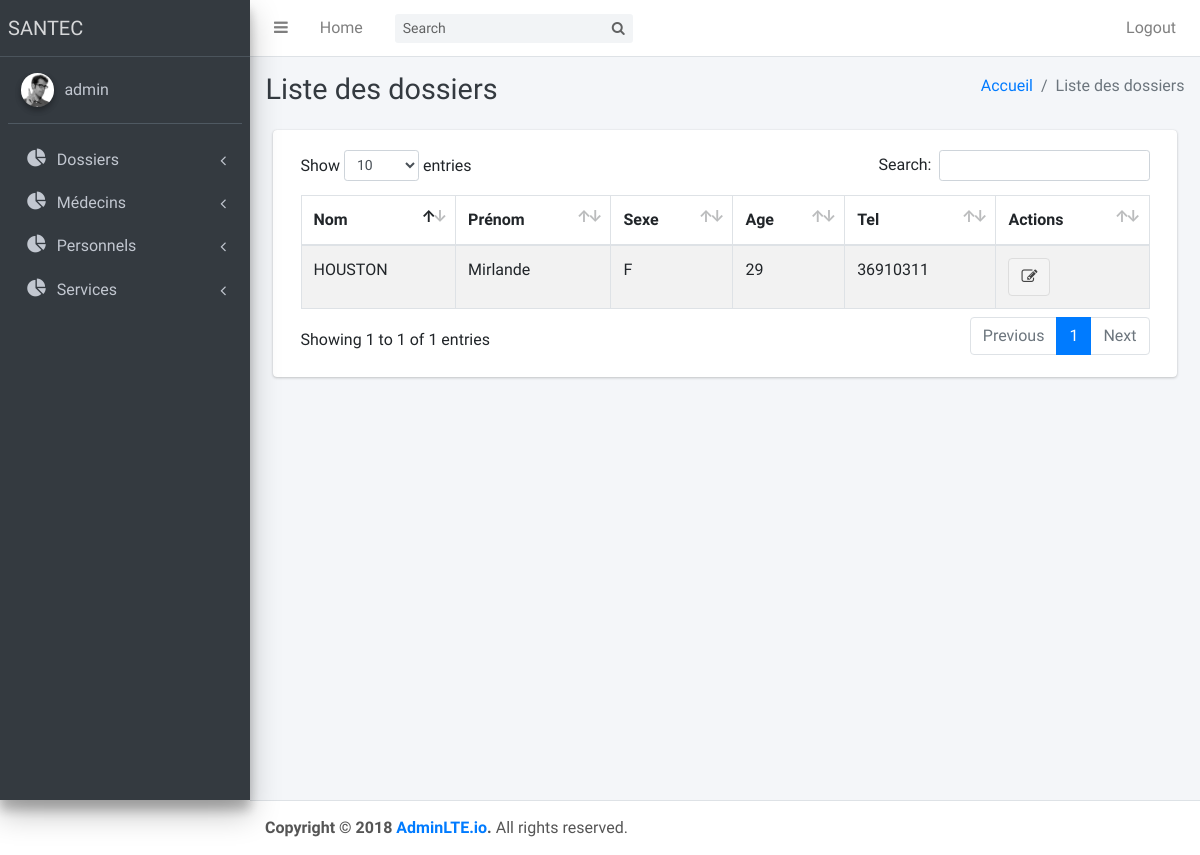
The page /liste_dossiers/ (signed in) on the database as committed earlier.
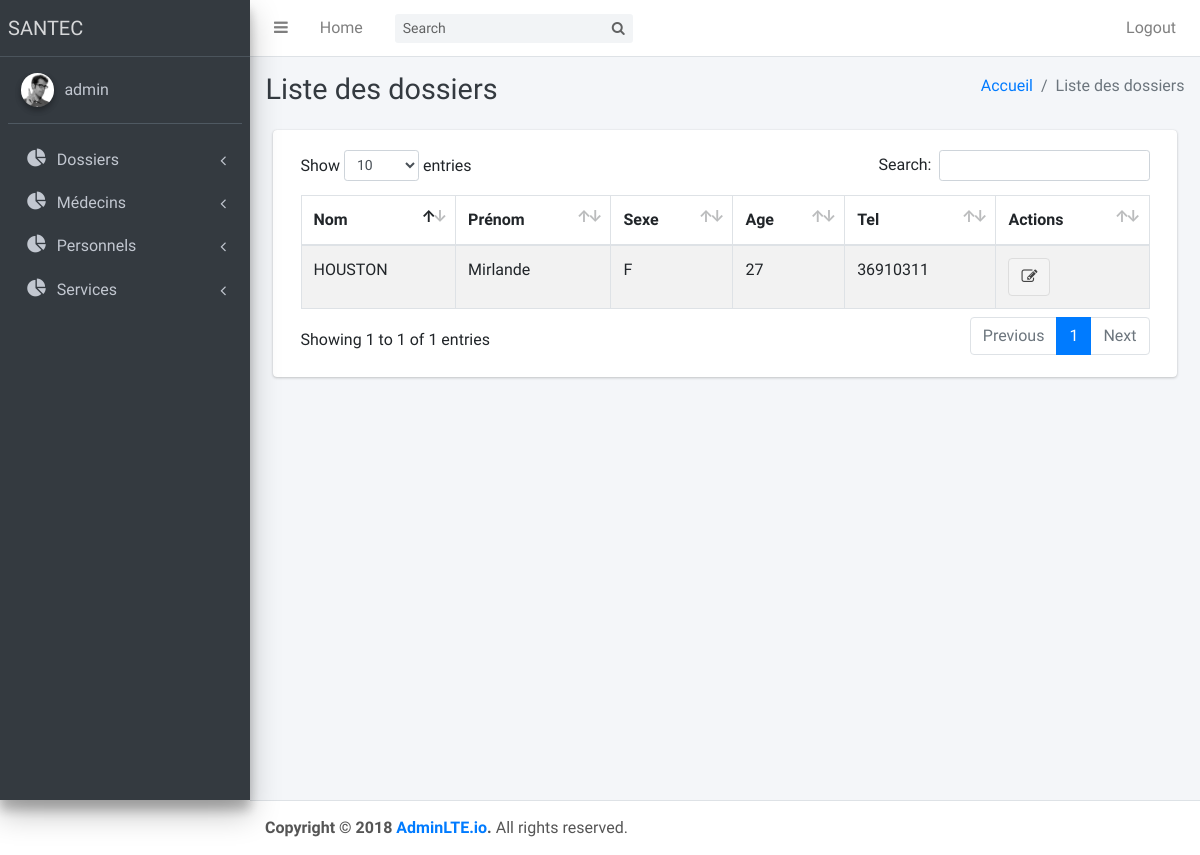
The same page on the database as committed later.
### santec/models.py (models this page shows)
class Dossier(models.Model):
	id_patient = models.ForeignKey(Patient, on_delete=models.CASCADE)
	diagnostique = models.TextField()
	id_antecedant = models.ForeignKey(Antecedant, on_delete=models.CASCADE, null=True)

class Patient(models.Model):
	id_personne = models.ForeignKey(Personne, on_delete=models.CASCADE)
	age = models.IntegerField(verbose_name="Age")
	sexe = models.CharField(verbose_name="Sexe", max_length=2)
	religion = models.CharField(verbose_name="Religion", max_length=255)
	personne_respon = models.CharField(verbose_name="Nom Personne Resposable", max_length=255)
	profession = models.CharField(verbose_name="Profession", max_length=255)
	groupe_sanguin = models.CharField(verbose_name="Groupe Sanguin", max_length=1)
	allergie_connu = models.CharField(verbose_name="Allergie Connu", max_length=255)

class Personne(models.Model):
	nom = models.CharField(verbose_name="Nom de la personne", max_length=255)
	prenom = models.CharField(verbose_name="Prenom de la personne", max_length=255)
	id_adresse = models.ForeignKey(Adresse, on_delete=models.CASCADE)
	telephone = models.CharField(verbose_name="Telephone", max_length=255)

### santec/views.py (the view)
# urls.py: url('liste_dossiers/', views.liste_dossiers, name="liste_dossiers"),
def liste_dossiers(request):
	if not request.user.is_authenticated():
		return HttpResponseRedirect("/login/")
	data = {'heading': 'Liste des dossiers', "dossiers": Dossier.objects.all()}
	return render(request, "admin/liste_dossiers.html", data)

### santec/templates/admin/liste_dossiers.html
{% extends 'admin/layout.html' %}
{% block 'content' %}
<div id="qbootstrap-contact">
    <div class="container">
        <div class="row">
            <div class="col-md-12 col-md-offset-">
                <div class="card card-default">
                    <div class="card-body">
                        <table class="table table-bordered  table-striped grid_data">
                            <thead>
                            <tr>
                                <th>Nom</th>
                                <th>Prénom</th>
                                <th>Sexe</th>
                                <th>Age</th>
                                <th>Tel</th>
                                <th>Actions</th>
                            </tr>
                            </thead>
                            <tbody>
                            {% for dossier in dossiers %}
                            <tr>
                                <td>{{dossier.id_patient.id_personne.nom}}</td>
                                <td>{{dossier.id_patient.id_personne.prenom}}</td>
                                <td>{{dossier.id_patient.sexe}}</td>
                                <td>{{dossier.id_patient.age}}</td>
                                <td>{{dossier.id_patient.id_personne.telephone}}</td>
                                <td>
                                    <a href="/editer_dossier/{{dossier.pk}}" class="btn btn-default">
                                        <i class="fa fa-edit"></i>
                                    </a>
                                </td>
                            </tr>
                            {% endfor %}
                            </tbody>
                        </table>
                    </div>
                </div>
            </div>
        </div>
    </div>
</div>
{% endblock %}

Rows that differ between the two databases and show on the page:
changed through a linked row, Dossier "HOUSTON": id_patient.age "29" → "27"
